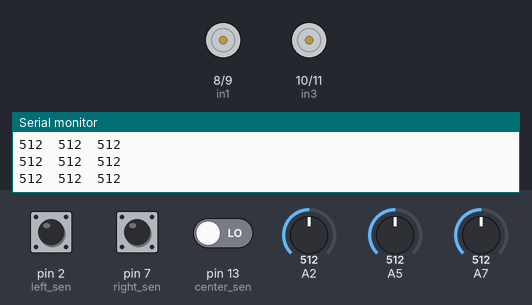
Simulated run of this sketch. Board: Arduino Uno, built with avr-gcc and run on an emulated ATmega328P. On the bench: motor-driver pin pairs drawn as motors (green arrow = first pin HIGH = forward, orange = second pin HIGH = backward, longer = more drive), the last lines printed to the serial monitor. Inputs (shaded band) come from the test bench; at power-on: pin 2 (left_sen) LOW, pin 7 (right_sen) LOW, A2 = 512, pin 13 (center_sen) LOW, A5 = 512, A7 = 512.

Above: at 2.2 s.
2.3 s: pin 2 (left_sen) pulled HIGH for 0.15 s
At 3.0 s:
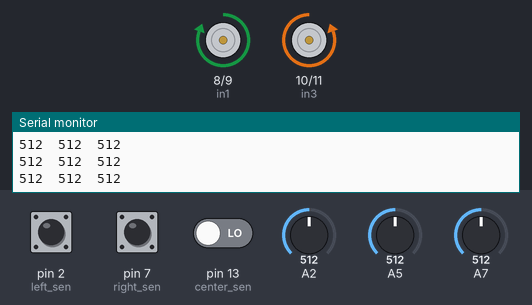
3.9 s: pin 7 (right_sen) pulled HIGH for 0.15 s
At 5.1 s:
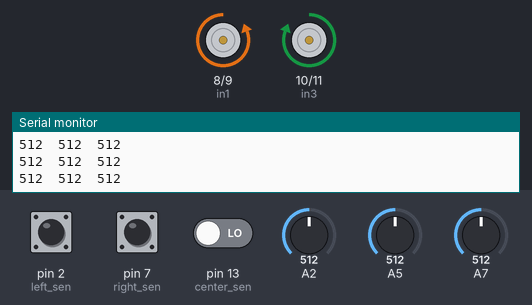
5.5 s: A2 set to 11
8.5 s: A2 set to 8
10.0 s: pin 2 (left_sen) pulled HIGH for 1 s
At 11.0 s:
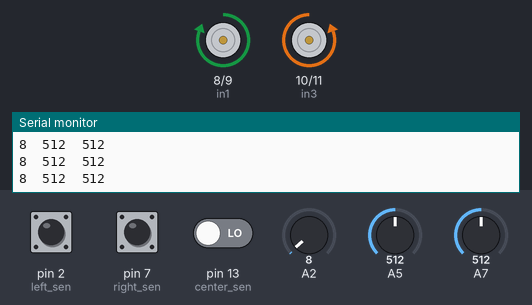
12.5 s: pin 7 (right_sen) pulled HIGH for 1 s
At 12.9 s:
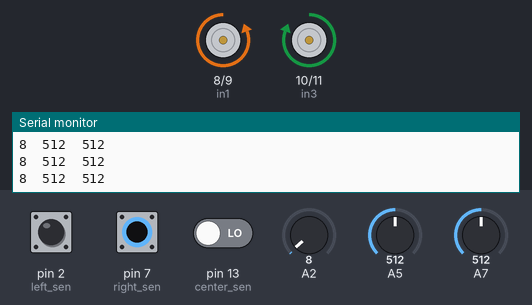
Timing chart, 0 to 15.5 s (numbered marks = the images above; inputs shaded):
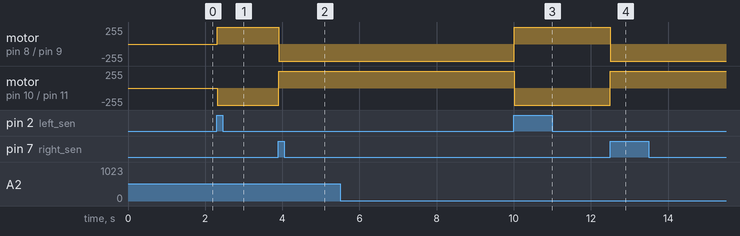

Measured:
- after the input at 2.3 s, motor on pin 8 (in1) / pin 9 (in2): stopped → forward 255/255 at once; motor on pin 10 (in3) / pin 11 (in4): stopped → backward 255/255 at once
- after the input at 3.9 s, motor on pin 8 (in1) / pin 9 (in2): forward 255/255 → backward 255/255 at once; motor on pin 10 (in3) / pin 11 (in4): backward 255/255 → forward 255/255 at once
- after the input at 10.0 s, motor on pin 8 (in1) / pin 9 (in2): backward 255/255 → forward 255/255 at once; motor on pin 10 (in3) / pin 11 (in4): forward 255/255 → backward 255/255 at once
- after the input at 12.5 s, motor on pin 8 (in1) / pin 9 (in2): forward 255/255 → backward 255/255 at once; motor on pin 10 (in3) / pin 11 (in4): backward 255/255 → forward 255/255 at once

The sketch:

try_line_tracking.ino
```cpp
# define  left_sen 2
# define  center_sen 13
#define right_sen 7

//motor A
//right motor
#define in1 8
#define in2 9
//motor b
//left motor

#define in3 10
#define in4 11
int lineStandard =127;


void setup()
{ pinMode(in1, OUTPUT);
  pinMode(in2, OUTPUT);
  pinMode(in3, OUTPUT);
  pinMode(in4, OUTPUT);
  pinMode(7, INPUT);
  pinMode(12, INPUT);
  pinMode(13, INPUT);

Serial.begin(9600);
 Serial.println("IR Sensor Readings:: ");
 delay(1000);
}

void loop()
{
  Serial.print( analogRead(left_sen));
  Serial.print("\t");
  Serial.print(analogRead( center_sen));
  Serial.print("\t");
  Serial.print(analogRead(right_sen));
  Serial.println();


  for(int i=0;(center_sen) ==LOW &&digitalRead(right_sen)==HIGH && digitalRead(left_sen)==HIGH;i++)
  {
  forward();
  delay (200);
  }

  for(int i=0;digitalRead( center_sen) ==HIGH &&digitalRead(right_sen)==LOW && digitalRead(left_sen)==HIGH;i++)
  {
 right (); delay (200);
  }
 for(int i=0;digitalRead( center_sen) ==HIGH &&digitalRead(right_sen)==HIGH && digitalRead(left_sen)==LOW;i++)
  {
 left (); delay (200);
  }
  for(int i=0 ;digitalRead( center_sen) ==LOW &&digitalRead(right_sen)==LOW && digitalRead(left_sen)==HIGH;i++)
  {
 right (); delay (200);
  }

  for(int i=0;digitalRead( center_sen) ==LOW &&digitalRead(right_sen)==HIGH && digitalRead(left_sen)==LOW;i++)
  {
 left (); delay (200);
  }
  for(int i=0;digitalRead( center_sen) ==HIGH &&digitalRead(right_sen)==HIGH && digitalRead(left_sen)==HIGH;i++)
  {
  digitalWrite(in1, 0);
  digitalWrite(in2, 0);
  digitalWrite(in3, 0);
  digitalWrite(in4, 0);
  }


  delay(0);  // add a delay to decrease sensitivity.
}

void left() {
  digitalWrite(in1, LOW);
  digitalWrite(in2, HIGH);
  digitalWrite(in3, HIGH);
  digitalWrite(in4, LOW);
}

void right() {
 digitalWrite(in1, HIGH);
  digitalWrite(in2, LOW);
  digitalWrite(in3, LOW);
  digitalWrite(in4, HIGH);
}
void forward() {
  digitalWrite(in1, HIGH);
  digitalWrite(in2, LOW);
  digitalWrite(in3, HIGH);
  digitalWrite(in4, LOW);
}
```
